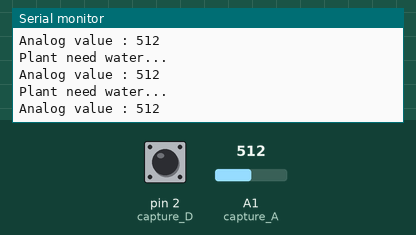
A sketch run on a simulated Arduino Uno, built with avr-gcc and run on an emulated ATmega328P. Parts: the last lines printed to the serial monitor. Inputs (shaded band) come from the test bench; at power-on: A1 (capture_A) = 512, pin 2 (capture_D) HIGH.

Above: at 5.9 s.
6.0 s: A1 (capture_A) set to 110
At 6.4 s:
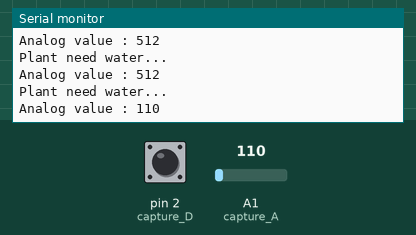
10.1 s: A1 (capture_A) set to 93
At 10.9 s:
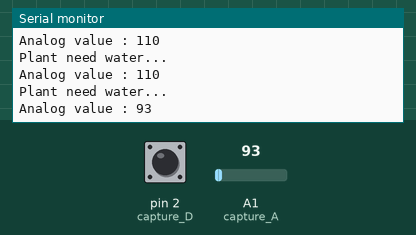
Timing chart, 0 to 12.6 s (numbered marks = the images above; inputs shaded):
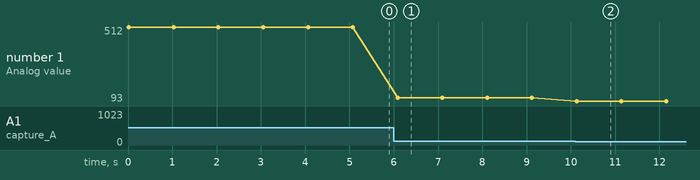

Measured:
- after the input at 6.0 s, the serial monitor: prints a new line after 0.09 s (image 1)
- after the input at 10.1 s, the serial monitor: prints a new line at once (image 2)
- plotted number 1: 512 → 110 after the input at 6.0 s, 110 → 93 after the input at 10.1 s

The sketch:

Soil_Moisture_Sensor_Module.ino
```cpp
/*

  Soil Moisture Sensor Module

  Parts required:
  - Arduino Board
  - Soil Moisture Sensor Module

  Programming by : René Rasmussen
  Website : www.it-teknolog.dk
  Contact : renerasmussen@it-teknolog.dk
  Date : 18 Dec 2019
  Version : v1.0

  Modulet kan købes på www.arduinotech.dk

*/

const int capture_D = 2;                          // set capture_D as Digital Port D2
const int capture_A = A1;                         // set capture_A as Analog Port A1

int val_analogique;                               // set val_analogique

void setup()
{
  pinMode(capture_D, INPUT);                      // set pinMode for Capture_D to INPUT
  pinMode(capture_A, INPUT);                      // set pinMode for Capture_A to INPUT
  Serial.begin(9600);                             // start Serial Monitor
}

void loop()
{
  if (digitalRead(capture_D) == LOW)              // read capture_D if LOW do
  {
    Serial.println("Plant dont need water...");   // print Digital value : Plant dont need water... to Serial Monitor
    delay(10);                                    // wait 10ms
  }
  else
  {
    Serial.println("Plant need water...");        // print Digital value : Plant need water... to Serial Monitor
    delay(10);                                    // wait 10ms
  }
  val_analogique = analogRead(capture_A);         // read capture_A to val_analogique
  Serial.print("Analog value : ");                // print Analog value : to Serial Monitor
  Serial.println(val_analogique);                 // print value of val_analogique to Serial Monitor
  Serial.println("");                             // print newline ti Serial Monitor
  delay(1000);                                    // wait 1 sec
}
```
